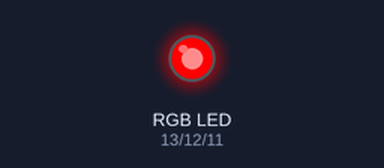
Bench run of a sketch on a simulated Arduino Uno, built with avr-gcc and run on an emulated ATmega328P. Parts: an RGB LED mixed from three pins (HIGH = lit).

Above: at 1.5 s.
At 5.5 s:
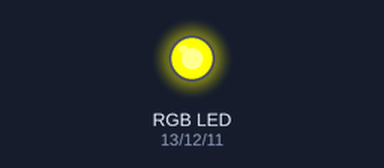
At 7.5 s:
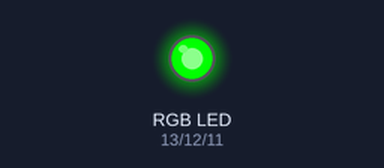
At 9.5 s:
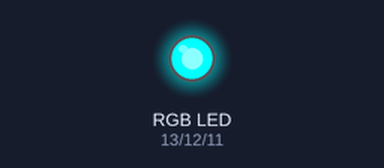
At 13.5 s:
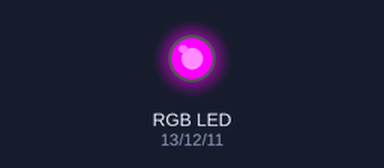
At 18.5 s:
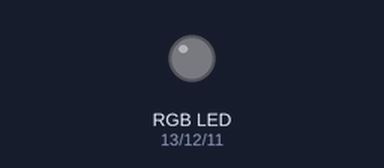
Timing chart, 0 to 19.2 s (numbered marks = the images above):
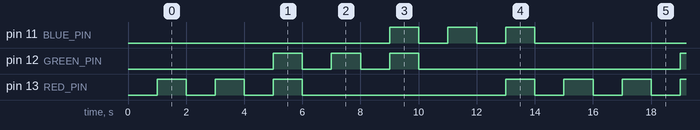

Measured:
- by itself, pin 11 (BLUE_PIN), pin 12 (GREEN_PIN): repeats every 14.0 s: 2 × (LOW 1.0 s, HIGH 1.0 s), LOW 9.0 s, HIGH 1.0 s
- by itself, pin 13 (RED_PIN): repeats every 14.0 s: 2 × (LOW 1.0 s, HIGH 1.0 s), LOW 7.0 s, HIGH 1.0 s, LOW 1.0 s, HIGH 1.0 s
- by itself, everything shown: repeats every 14.0 s, in 14 steps

The sketch:

rgb-blink.ino
```cpp
// Digital Out Numbers to RGB Led
const int RED_PIN = 13;
const int GREEN_PIN = 12;
const int BLUE_PIN = 11;

void setup() {
	// Set Pins to Output Mode
	pinMode(RED_PIN, OUTPUT);
	pinMode(GREEN_PIN, OUTPUT);
	pinMode(BLUE_PIN, OUTPUT);
	// Set Starting Color to BLACK
	setRGB(0, 0, 0);
}

// Seven Color Rainbow on One Led
void loop() {
// Set Color to RED
	setRGB(255, 0, 0);
	setRGB(0, 0, 0);
	// Set Color to ORANG
	setRGB(255, 125, 0);
	setRGB(0, 0, 0);
	// Set Color to YELLOW
	setRGB(255, 255, 0);
	setRGB(0, 0, 0);
	// Set Color to GREEN
	setRGB(0, 255, 0);
	setRGB(0, 0, 0);
	// Set Color to BLUE
	setRGB(0, 255, 255);
	setRGB(0, 0, 0);
	// Set Color to INDIGO
	setRGB(0, 0, 255);
	setRGB(0, 0, 0);
	// Set Color to VIOLET
	setRGB(255, 0, 255);
	setRGB(0, 0, 0);
}

// Conrolling RGB Led via analogWrite & PWM
void setRGB(int r, int g, int b) {
	analogWrite(RED_PIN, r);
	analogWrite(GREEN_PIN, g);
	analogWrite(BLUE_PIN, b);
	delay(1000);  // ms
}
```
